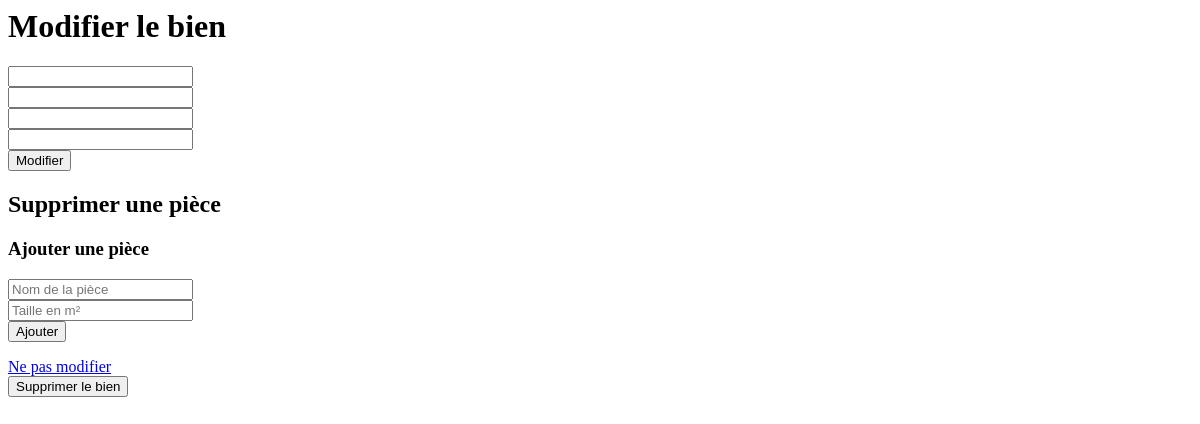
The app's page /biens/8/edit, older data.
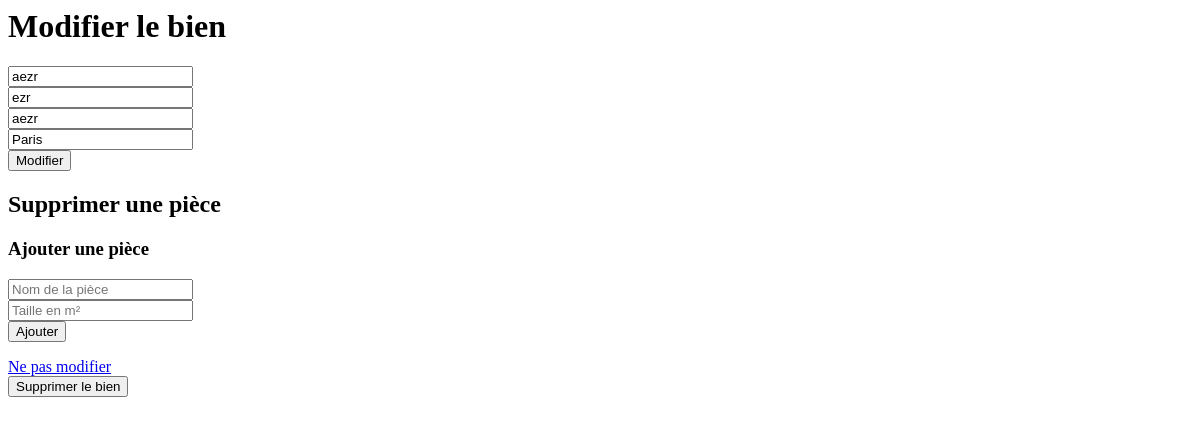
The same page, newer data.
### app/modeles/bien.py (models this page shows)
class Bien(db.Model):
    __tablename__ = "bien"
    id = db.Column(db.Integer, primary_key=True)
    nom = db.Column(db.String(100))
    description = db.Column(db.String(255))
    type_bien = db.Column(db.String(50))
    ville = db.Column(db.String(50))
    id_proprietaire = db.Column(db.Integer, db.ForeignKey('utilisateur.id'))
    pieces = db.relationship("Piece", backref="bien", cascade="all, delete", lazy=True)

### app/routes/bien_routes.py (the view)
@bien_bp.route("/biens/<int:id>/edit", methods=["GET"])
def form_modifier_bien(id):
    bien = Bien.query.get(id)
    return render_template("bien_edit.html", bien=bien)

### app/templates/bien_edit.html (shortened to what this page needs)
<h1>Modifier le bien</h1>
<form method="POST" action="/biens/{{ bien.id }}/edit">
    <input type="text" name="nom" value="{{ bien.nom }}"><br>
    <input type="text" name="description" value="{{ bien.description }}"><br>
    <input type="text" name="type_bien" value="{{ bien.type_bien }}"><br>
    <input type="text" name="ville" value="{{ bien.ville }}"><br>
    <button type="submit">Modifier</button>
</form>
<h2> Supprimer une pièce </h2>
<h3>Ajouter une pièce</h3>
<form method="POST" action="/biens/{{ bien.id }}/pieces">
    <input type="text" name="nom" placeholder="Nom de la pièce"><br>
    <input type="number" name="surface" placeholder="Taille en m²"><br>
    <button type="submit">Ajouter</button>
</form>
<a href="/biens/{{ bien.id }}">Ne pas modifier</a><br>
<form method="POST" action="/biens/{{ bien.id }}/delete">
    <button type="submit">Supprimer le bien</button>
</form>

Row changes from the older to the newer data that the page shows:
added Bien: nom "aezr", description "ezr", type_bien "aezr", ville "Paris"
